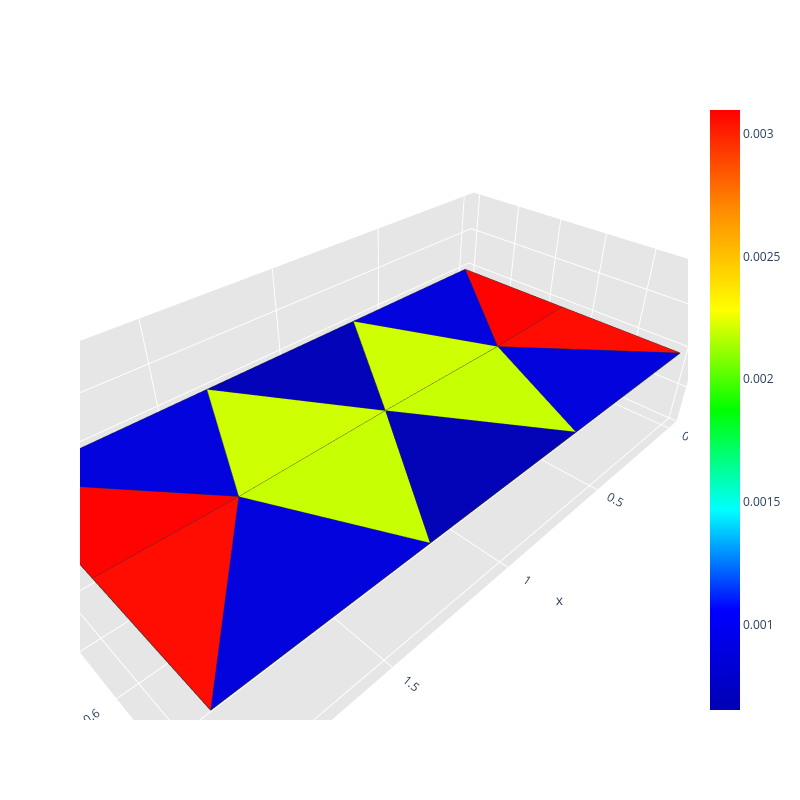
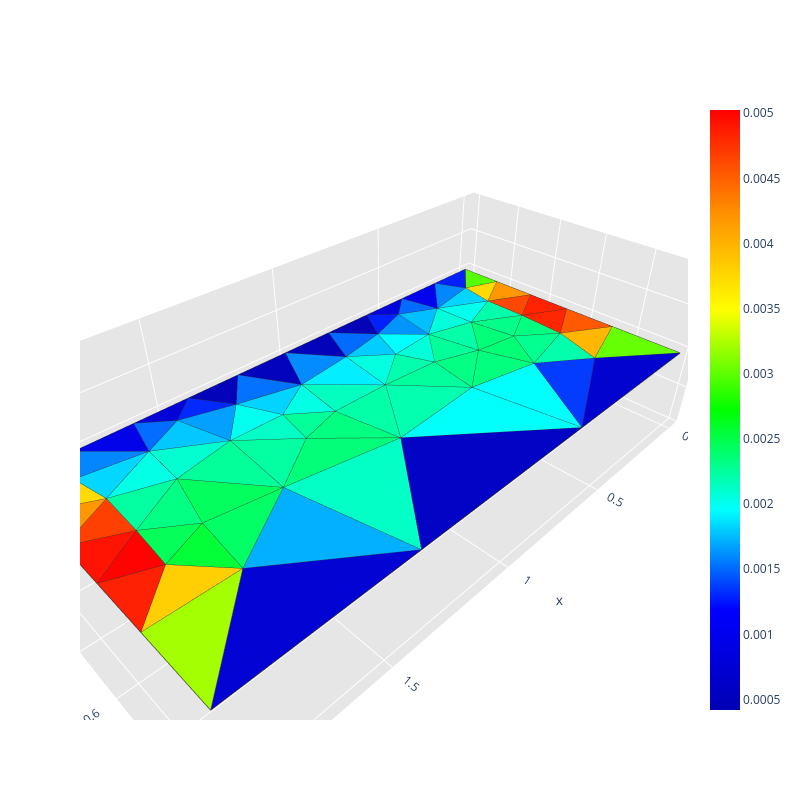
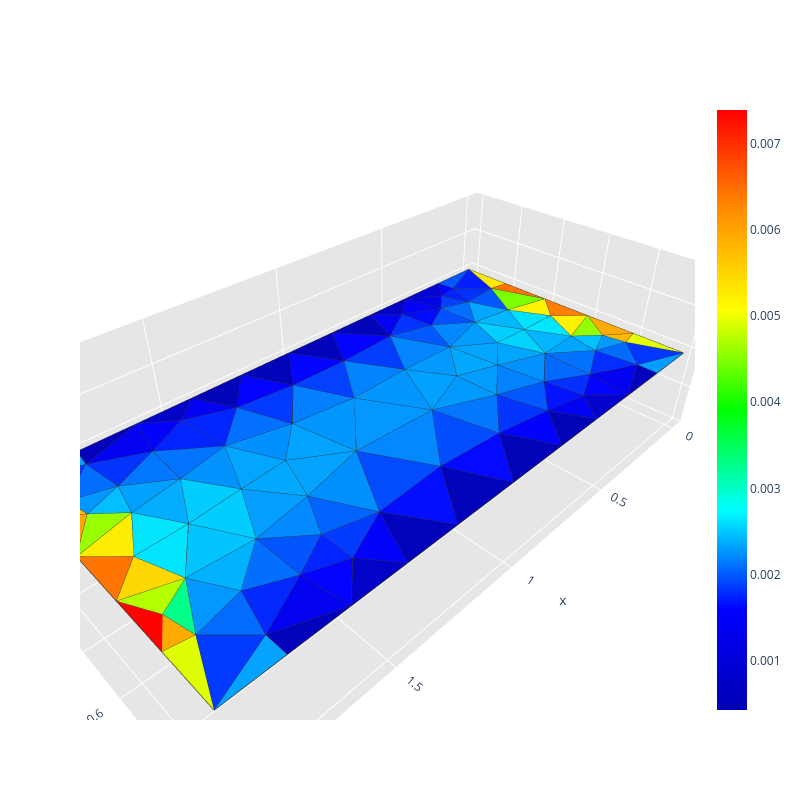
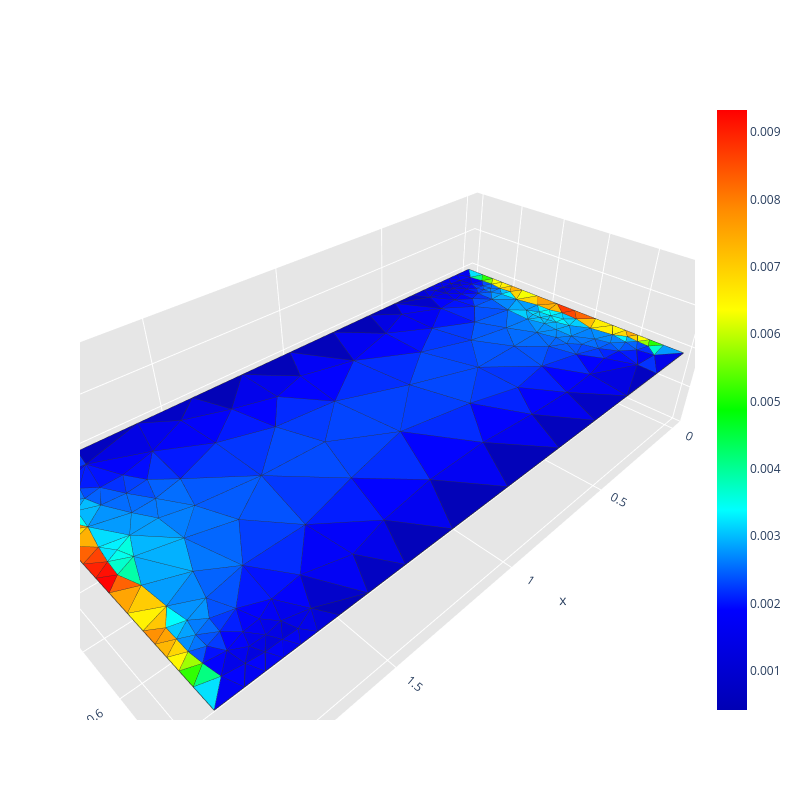

Source (notebook cell) for these figures, in order:
### Code cell
run_scattering_refinement(config, grid_points, radius_vicinity, path, frequency, wave_incident_direction, polarization)

### Figure 1 — Plotly figure (JSON) as saved in the notebook; plotly's stock layout.template omitted (floating-point values rounded to 4 significant figures)
{"data": [{"facecolor": ["rgb(255, 0, 0)", "rgb(255, 0, 0)", "rgb(0, 0, 219)", "rgb(0, 0, 219)", "rgb(255, 9, 0)", "rgb(255, 9, 0)", "rgb(0, 0, 219)", "rgb(0, 0, 219)", "rgb(0, 0, 182)", "rgb(0, 0, 180)", "rgb(203, 255, 0)", "rgb(203, 255, 0)", "rgb(196, 255, 0)", "rgb(196, 255, 0)"], "i": [0, 6, 4, 1, 2, 9, 3, 7, 5, 8, 5, 10, 8, 10], "j": [12, 11, 12, 11, 11, 12, 12, 11, 10, 10, 11, 12, 12, 11], "k": [9, 1, 0, 5, 6, 3, 8, 2, 4, 7, 10, 4, 10, 7], "name": "", "type": "mesh3d", "x": [0.0, 2.0, 2.0, 0.0, 0.6667, 1.333, 2.0, 1.333, 0.6667, 0.0, 1.0, 1.574, 0.4259], "y": [0.0, 0.0, 1.0, 1.0, 0.0, 0.0, 0.5, 1.0, 1.0, 0.5, 0.5062, 0.5099, 0.5099], "z": [0.0, 0.0, 0.0, 0.0, 0.0, 0.0, 0.0, 0.0, 0.0, 0.0, 0.0, 0.0, 0.0]}, {"line": {"color": "rgb(50, 50, 50)", "width": 1.5}, "mode": "lines", "showlegend": false, "type": "scatter3d", "x": [0, 0.4259, 0, 0, null, 2, 1.574, 2, 2, null, 0.6667, 0.4259, 0, 0.6667, null, 2, 1.574, 1.333, 2, null, 2, 1.574, 2, 2, null, 0, 0.4259, 0, 0, null, 0, 0.4259, 0.6667, 0, null, 1.333, 1.574, 2, 1.333, null, 1.333, 1, 0.6667, 1.333, null, 0.6667, 1, 1.333, 0.6667, null, 1.333, 1.574, 1, 1.333, null, 1, 0.4259, 0.6667, 1, null, 0.6667, 0.4259, 1, 0.6667, null, 1, 1.574, 1.333, 1, null], "y": [0, 0.5099, 0.5, 0, null, 0.5, 0.5099, 0, 0.5, null, 0, 0.5099, 0, 0, null, 0, 0.5099, 0, 0, null, 1, 0.5099, 0.5, 1, null, 0.5, 0.5099, 1, 0.5, null, 1, 0.5099, 1, 1, null, 1, 0.5099, 1, 1, null, 0, 0.5062, 0, 0, null, 1, 0.5062, 1, 1, null, 0, 0.5099, 0.5062, 0, null, 0.5062, 0.5099, 0, 0.5062, null, 1, 0.5099, 0.5062, 1, null, 0.5062, 0.5099, 1, 0.5062, null], "z": [0, 0, 0, 0, null, 0, 0, 0, 0, null, 0, 0, 0, 0, null, 0, 0, 0, 0, null, 0, 0, 0, 0, null, 0, 0, 0, 0, null, 0, 0, 0, 0, null, 0, 0, 0, 0, null, 0, 0, 0, 0, null, 0, 0, 0, 0, null, 0, 0, 0, 0, null, 0, 0, 0, 0, null, 0, 0, 0, 0, null, 0, 0, 0, 0, null]}, {"hoverinfo": "none", "marker": {"color": [0.0006508, 0.003098], "colorscale": [[0, "rgb(0, 0, 180)"], [0.1667, "rgb(0, 0, 255)"], [0.3333, "rgb(0, 255, 255)"], [0.5, "rgb(0, 255, 0)"], [0.6667, "rgb(255, 255, 0)"], [0.8333, "rgb(255, 140, 0)"], [1, "rgb(255, 0, 0)"]], "showscale": true, "size": 0.1}, "mode": "markers", "showlegend": false, "type": "scatter3d", "x": [0.0], "y": [0.0], "z": [0.0]}], "layout": {"height": 800, "legend": {"bgcolor": "rgba(255,255,255,0.7)", "bordercolor": "lightgray", "borderwidth": 1, "x": 0.2, "xanchor": "left", "y": 0.9, "yanchor": "top"}, "scene": {"aspectratio": {"x": 1, "y": 0.5, "z": 0.3}, "camera": {"eye": {"x": 0.65, "y": 0.65, "z": 0.65}}, "xaxis": {"backgroundcolor": "rgb(230, 230, 230)", "gridcolor": "rgb(255, 255, 255)", "showbackground": true, "zerolinecolor": "rgb(255, 255, 255)"}, "yaxis": {"backgroundcolor": "rgb(230, 230, 230)", "gridcolor": "rgb(255, 255, 255)", "showbackground": true, "zerolinecolor": "rgb(255, 255, 255)"}, "zaxis": {"backgroundcolor": "rgb(230, 230, 230)", "gridcolor": "rgb(255, 255, 255)", "showbackground": true, "zerolinecolor": "rgb(255, 255, 255)"}}, "title": {"text": ""}, "width": 800}}

### Figure 2 — Plotly figure (JSON) as saved in the notebook; plotly's stock layout.template omitted (floating-point values rounded to 4 significant figures; data arrays with more than 128 entries replaced by an {"elided": "..."} marker saying what was removed)
{"data": [{"facecolor": ["rgb(0, 255, 170)", "rgb(0, 201, 255)", "rgb(0, 0, 213)", "rgb(0, 0, 216)", "rgb(0, 188, 255)", "rgb(0, 0, 234)", "rgb(0, 104, 255)", "rgb(0, 0, 231)", "rgb(0, 0, 180)", "rgb(0, 255, 214)", "rgb(0, 56, 255)", "rgb(0, 146, 255)", "rgb(0, 210, 255)", "rgb(0, 211, 255)", "rgb(0, 132, 255)", "rgb(0, 0, 183)", "rgb(0, 255, 234)", "rgb(0, 255, 168)", "rgb(0, 131, 255)", "rgb(0, 255, 140)", "rgb(0, 255, 115)", "rgb(0, 255, 227)", "rgb(0, 255, 255)", "rgb(0, 137, 255)", "rgb(0, 255, 157)", "rgb(0, 0, 195)", "rgb(0, 255, 128)", "rgb(255, 86, 0)", "rgb(0, 255, 135)", "rgb(0, 255, 194)", "rgb(0, 255, 205)", "rgb(255, 30, 0)", "rgb(0, 255, 151)", "rgb(0, 196, 255)", "rgb(0, 0, 183)", "rgb(0, 255, 158)", "rgb(0, 157, 255)", "rgb(0, 0, 186)", "rgb(0, 38, 255)", "rgb(0, 255, 164)", "rgb(0, 255, 195)", "rgb(0, 255, 236)", "rgb(0, 255, 91)", "rgb(255, 35, 0)", "rgb(0, 255, 154)", "rgb(255, 0, 0)", "rgb(0, 255, 52)", "rgb(0, 255, 118)", "rgb(0, 255, 151)", "rgb(255, 148, 0)", "rgb(255, 17, 0)", "rgb(255, 32, 0)", "rgb(255, 148, 0)", "rgb(0, 255, 215)", "rgb(0, 255, 225)", "rgb(0, 111, 255)", "rgb(0, 21, 255)", "rgb(0, 29, 255)", "rgb(0, 255, 85)", "rgb(0, 255, 247)", "rgb(81, 255, 0)", "rgb(255, 61, 0)", "rgb(84, 255, 0)", "rgb(255, 69, 0)", "rgb(0, 255, 250)", "rgb(0, 208, 255)", "rgb(0, 255, 125)", "rgb(0, 106, 255)", "rgb(0, 235, 255)", "rgb(0, 104, 255)", "rgb(0, 255, 168)", "rgb(0, 29, 255)", "rgb(255, 216, 0)", "rgb(99, 255, 0)", "rgb(255, 216, 0)", "rgb(0, 255, 124)", "rgb(0, 255, 220)", "rgb(0, 255, 189)", "rgb(0, 255, 173)", "rgb(255, 180, 0)", "rgb(0, 255, 150)", "rgb(0, 255, 164)", "rgb(0, 0, 205)", "rgb(162, 255, 0)", "rgb(0, 0, 209)", "rgb(255, 203, 0)", "rgb(0, 173, 255)", "rgb(0, 255, 118)", "rgb(0, 255, 99)", "rgb(0, 255, 128)", "rgb(0, 255, 123)"], "i": [35, 31, 16, 11, 5, 10, 31, 7, 13, 6, 42, 33, 36, 7, 6, 16, 8, 8, 18, 30, 52, 7, 34, 14, 37, 24, 47, 26, 8, 23, 9, 22, 9, 7, 14, 39, 4, 15, 4, 43, 40, 38, 9, 26, 45, 29, 29, 44, 43, 20, 21, 27, 28, 34, 54, 32, 1, 10, 29, 45, 19, 20, 0, 36, 24, 32, 48, 4, 31, 6, 30, 12, 37, 25, 28, 46, 31, 41, 35, 30, 40, 35, 3, 2, 23, 22, 39, 39, 50, 44, 45], "j": [49, 34, 17, 12, 43, 11, 33, 17, 33, 43, 52, 43, 56, 55, 56, 32, 36, 48, 55, 53, 53, 37, 43, 41, 47, 46, 50, 30, 53, 46, 38, 29, 39, 38, 31, 40, 38, 41, 32, 44, 54, 54, 50, 48, 49, 47, 51, 53, 49, 37, 47, 48, 36, 49, 57, 41, 55, 56, 50, 46, 55, 47, 56, 48, 52, 54, 53, 17, 41, 11, 52, 33, 55, 42, 56, 57, 35, 57, 46, 42, 57, 57, 42, 51, 51, 51, 51, 46, 51, 49, 52], "k": [34, 33, 4, 5, 6, 6, 13, 18, 12, 8, 24, 5, 6, 37, 10, 15, 6, 36, 7, 52, 44, 9, 33, 31, 9, 23, 9, 25, 48, 39, 7, 21, 38, 4, 13, 38, 32, 14, 16, 8, 38, 32, 39, 30, 35, 21, 50, 8, 44, 19, 20, 26, 27, 43, 41, 15, 18, 0, 47, 24, 1, 37, 28, 27, 45, 41, 30, 7, 35, 5, 42, 5, 19, 3, 36, 40, 34, 35, 45, 25, 54, 46, 24, 22, 2, 29, 23, 40, 39, 45, 44], "name": "", "type": "mesh3d", "x": [0.0, 2.0, 2.0, 0.0, 1.498, 0.5032, 0.3593, 1.643, 0.3517, 1.653, 0.1983, 0.3966, 0.5948, 0.7931, 0.9999, 1.207, 1.405, 1.603, 1.802, 2.0, 2.0, 2.0, 2.0, 1.366, 0.6338, 0.0, 0.0, 0.0, 0.0, 1.851, 0.183, 0.8643, 1.316, 0.6695, 0.7268, 0.8944, 0.168, 1.835, 1.443, 1.463, 1.272, 1.092, 0.2472, 0.5375, 0.4962, 0.7001, 1.068, 1.84, 0.1692, 0.6687, 1.703, 1.723, 0.4284, 0.3235, 1.245, 1.86, 0.1401, 1.116], "y": [0.0, 0.0, 1.0, 1.0, 0.08289, 0.08299, 0.1582, 0.1579, 0.3249, 0.3246, 0.0, 0.0, 0.0, 0.0, 0.0, 0.0, 0.0, 0.0, 0.0, 0.1744, 0.3489, 0.5233, 0.7264, 1.0, 1.0, 0.7253, 0.5211, 0.3474, 0.1737, 0.5868, 0.6149, 0.1736, 0.1408, 0.1372, 0.2861, 0.401, 0.2595, 0.26, 0.2859, 0.5666, 0.4393, 0.2008, 0.8036, 0.2731, 0.4779, 0.6161, 0.6397, 0.4286, 0.4297, 0.4197, 0.5271, 0.7323, 0.6718, 0.5051, 0.292, 0.1199, 0.1196, 0.3959], "z": [0.0, 0.0, 0.0, 0.0, 0.0, 0.0, 0.0, 0.0, 0.0, 0.0, 0.0, 0.0, 0.0, 0.0, 0.0, 0.0, 0.0, 0.0, 0.0, 0.0, 0.0, 0.0, 0.0, 0.0, 0.0, 0.0, 0.0, 0.0, 0.0, 0.0, 0.0, 0.0, 0.0, 0.0, 0.0, 0.0, 0.0, 0.0, 0.0, 0.0, 0.0, 0.0, 0.0, 0.0, 0.0, 0.0, 0.0, 0.0, 0.0, 0.0, 0.0, 0.0, 0.0, 0.0, 0.0, 0.0, 0.0, 0.0]}, {"line": {"color": "rgb(50, 50, 50)", "width": 1.5}, "mode": "lines", "showlegend": false, "type": "scatter3d", "x": {"elided": "455 float values"}, "y": {"elided": "455 float values"}, "z": {"elided": "455 int values"}}, {"hoverinfo": "none", "marker": {"color": [0.0004196, 0.005024], "colorscale": [[0, "rgb(0, 0, 180)"], [0.1667, "rgb(0, 0, 255)"], [0.3333, "rgb(0, 255, 255)"], [0.5, "rgb(0, 255, 0)"], [0.6667, "rgb(255, 255, 0)"], [0.8333, "rgb(255, 140, 0)"], [1, "rgb(255, 0, 0)"]], "showscale": true, "size": 0.1}, "mode": "markers", "showlegend": false, "type": "scatter3d", "x": [0.0], "y": [0.0], "z": [0.0]}], "layout": {"height": 800, "legend": {"bgcolor": "rgba(255,255,255,0.7)", "bordercolor": "lightgray", "borderwidth": 1, "x": 0.2, "xanchor": "left", "y": 0.9, "yanchor": "top"}, "scene": {"aspectratio": {"x": 1, "y": 0.5, "z": 0.3}, "camera": {"eye": {"x": 0.65, "y": 0.65, "z": 0.65}}, "xaxis": {"backgroundcolor": "rgb(230, 230, 230)", "gridcolor": "rgb(255, 255, 255)", "showbackground": true, "zerolinecolor": "rgb(255, 255, 255)"}, "yaxis": {"backgroundcolor": "rgb(230, 230, 230)", "gridcolor": "rgb(255, 255, 255)", "showbackground": true, "zerolinecolor": "rgb(255, 255, 255)"}, "zaxis": {"backgroundcolor": "rgb(230, 230, 230)", "gridcolor": "rgb(255, 255, 255)", "showbackground": true, "zerolinecolor": "rgb(255, 255, 255)"}}, "title": {"text": ""}, "width": 800}}

### Figure 3 — Plotly figure (JSON) as saved in the notebook; plotly's stock layout.template omitted (floating-point values rounded to 4 significant figures; data arrays with more than 128 entries replaced by an {"elided": "..."} marker saying what was removed)
{"data": [{"facecolor": {"elided": "150 str values"}, "i": {"elided": "150 int values"}, "j": {"elided": "150 int values"}, "k": {"elided": "150 int values"}, "name": "", "type": "mesh3d", "x": [0.0, 2.0, 2.0, 0.0, 1.498, 0.1035, 0.5032, 1.899, 0.07837, 0.1895, 0.1895, 0.07837, 1.811, 1.811, 1.922, 1.922, 0.3593, 0.3593, 1.643, 1.643, 0.1819, 0.1819, 0.3517, 1.653, 1.821, 0.1983, 0.3966, 0.5948, 0.7931, 0.9999, 1.207, 1.405, 1.603, 1.802, 2.0, 2.0, 2.0, 2.0, 1.81, 1.62, 1.43, 1.238, 0.9995, 0.7615, 0.5704, 0.3803, 0.1901, 0.0, 0.0, 0.0, 0.0, 0.8453, 1.35, 1.123, 0.6573, 1.333, 1.263, 1.03, 1.091, 0.6909, 0.8977, 1.477, 1.558, 1.215, 0.7868, 0.5608, 0.5363, 1.846, 0.265, 0.3539, 0.5086, 0.6412, 0.6849, 1.737, 1.645, 1.516, 0.8995, 1.908, 0.09388, 1.445, 1.39, 0.2757, 1.944, 0.4861, 1.515, 1.774, 0.4147, 0.4864, 1.794, 0.2094, 0.2393], "y": [0.0, 0.0, 1.0, 1.0, 0.08289, 0.5, 0.08299, 0.5, 0.1863, 0.9248, 0.07522, 0.8137, 0.925, 0.07501, 0.8139, 0.1861, 0.1582, 0.8418, 0.8421, 0.1579, 0.647, 0.353, 0.3249, 0.3246, 0.3528, 0.0, 0.0, 0.0, 0.0, 0.0, 0.0, 0.0, 0.0, 0.0, 0.2, 0.4, 0.6, 0.8, 1.0, 1.0, 1.0, 1.0, 1.0, 1.0, 1.0, 1.0, 1.0, 0.8, 0.6, 0.4, 0.2, 0.8284, 0.8193, 0.1745, 0.1706, 0.149, 0.3433, 0.3754, 0.8077, 0.525, 0.1803, 0.2884, 0.482, 0.5839, 0.3709, 0.3805, 0.5804, 0.6529, 0.4925, 0.6519, 0.7563, 0.8641, 0.6934, 0.4968, 0.6671, 0.7739, 0.6008, 0.2736, 0.7256, 0.6348, 0.4703, 0.08742, 0.7111, 0.2226, 0.8919, 0.7813, 0.4835, 0.8973, 0.2286, 0.7674, 0.1976], "z": [0.0, 0.0, 0.0, 0.0, 0.0, 0.0, 0.0, 0.0, 0.0, 0.0, 0.0, 0.0, 0.0, 0.0, 0.0, 0.0, 0.0, 0.0, 0.0, 0.0, 0.0, 0.0, 0.0, 0.0, 0.0, 0.0, 0.0, 0.0, 0.0, 0.0, 0.0, 0.0, 0.0, 0.0, 0.0, 0.0, 0.0, 0.0, 0.0, 0.0, 0.0, 0.0, 0.0, 0.0, 0.0, 0.0, 0.0, 0.0, 0.0, 0.0, 0.0, 0.0, 0.0, 0.0, 0.0, 0.0, 0.0, 0.0, 0.0, 0.0, 0.0, 0.0, 0.0, 0.0, 0.0, 0.0, 0.0, 0.0, 0.0, 0.0, 0.0, 0.0, 0.0, 0.0, 0.0, 0.0, 0.0, 0.0, 0.0, 0.0, 0.0, 0.0, 0.0, 0.0, 0.0, 0.0, 0.0, 0.0, 0.0, 0.0, 0.0]}, {"line": {"color": "rgb(50, 50, 50)", "width": 1.5}, "mode": "lines", "showlegend": false, "type": "scatter3d", "x": {"elided": "750 float values"}, "y": {"elided": "750 float values"}, "z": {"elided": "750 int values"}}, {"hoverinfo": "none", "marker": {"color": [0.0004241, 0.007395], "colorscale": [[0, "rgb(0, 0, 180)"], [0.1667, "rgb(0, 0, 255)"], [0.3333, "rgb(0, 255, 255)"], [0.5, "rgb(0, 255, 0)"], [0.6667, "rgb(255, 255, 0)"], [0.8333, "rgb(255, 140, 0)"], [1, "rgb(255, 0, 0)"]], "showscale": true, "size": 0.1}, "mode": "markers", "showlegend": false, "type": "scatter3d", "x": [0.0], "y": [0.0], "z": [0.0]}], "layout": {"height": 800, "legend": {"bgcolor": "rgba(255,255,255,0.7)", "bordercolor": "lightgray", "borderwidth": 1, "x": 0.2, "xanchor": "left", "y": 0.9, "yanchor": "top"}, "scene": {"aspectratio": {"x": 1, "y": 0.5, "z": 0.3}, "camera": {"eye": {"x": 0.65, "y": 0.65, "z": 0.65}}, "xaxis": {"backgroundcolor": "rgb(230, 230, 230)", "gridcolor": "rgb(255, 255, 255)", "showbackground": true, "zerolinecolor": "rgb(255, 255, 255)"}, "yaxis": {"backgroundcolor": "rgb(230, 230, 230)", "gridcolor": "rgb(255, 255, 255)", "showbackground": true, "zerolinecolor": "rgb(255, 255, 255)"}, "zaxis": {"backgroundcolor": "rgb(230, 230, 230)", "gridcolor": "rgb(255, 255, 255)", "showbackground": true, "zerolinecolor": "rgb(255, 255, 255)"}}, "title": {"text": ""}, "width": 800}}

### Figure 4 — Plotly figure (JSON) as saved in the notebook; plotly's stock layout.template omitted (floating-point values rounded to 4 significant figures; data arrays with more than 128 entries replaced by an {"elided": "..."} marker saying what was removed)
{"data": [{"facecolor": {"elided": "379 str values"}, "i": {"elided": "379 int values"}, "j": {"elided": "379 int values"}, "k": {"elided": "379 int values"}, "name": "", "type": "mesh3d", "x": {"elided": "221 float values"}, "y": {"elided": "221 float values"}, "z": {"elided": "221 float values"}}, {"line": {"color": "rgb(50, 50, 50)", "width": 1.5}, "mode": "lines", "showlegend": false, "type": "scatter3d", "x": {"elided": "1895 float values"}, "y": {"elided": "1895 float values"}, "z": {"elided": "1895 int values"}}, {"hoverinfo": "none", "marker": {"color": [0.000416, 0.009327], "colorscale": [[0, "rgb(0, 0, 180)"], [0.1667, "rgb(0, 0, 255)"], [0.3333, "rgb(0, 255, 255)"], [0.5, "rgb(0, 255, 0)"], [0.6667, "rgb(255, 255, 0)"], [0.8333, "rgb(255, 140, 0)"], [1, "rgb(255, 0, 0)"]], "showscale": true, "size": 0.1}, "mode": "markers", "showlegend": false, "type": "scatter3d", "x": [0.0], "y": [0.0], "z": [0.0]}], "layout": {"height": 800, "legend": {"bgcolor": "rgba(255,255,255,0.7)", "bordercolor": "lightgray", "borderwidth": 1, "x": 0.2, "xanchor": "left", "y": 0.9, "yanchor": "top"}, "scene": {"aspectratio": {"x": 1, "y": 0.5, "z": 0.3}, "camera": {"eye": {"x": 0.65, "y": 0.65, "z": 0.65}}, "xaxis": {"backgroundcolor": "rgb(230, 230, 230)", "gridcolor": "rgb(255, 255, 255)", "showbackground": true, "zerolinecolor": "rgb(255, 255, 255)"}, "yaxis": {"backgroundcolor": "rgb(230, 230, 230)", "gridcolor": "rgb(255, 255, 255)", "showbackground": true, "zerolinecolor": "rgb(255, 255, 255)"}, "zaxis": {"backgroundcolor": "rgb(230, 230, 230)", "gridcolor": "rgb(255, 255, 255)", "showbackground": true, "zerolinecolor": "rgb(255, 255, 255)"}}, "title": {"text": ""}, "width": 800}}
